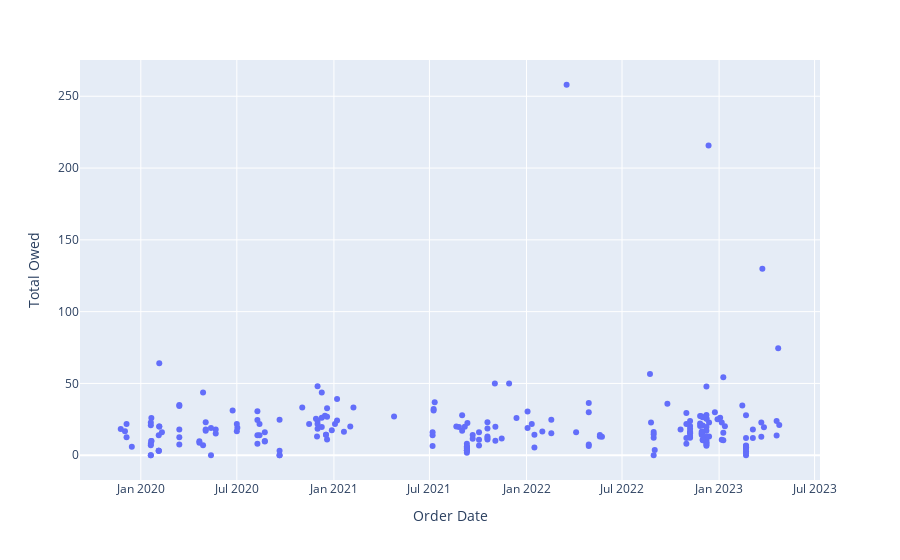

Notebook code for this chart:
### Code cell
scattered = px.scatter(df, 'Order Date', 'Total Owed')
scattered.show()

### Figure 1 — Plotly figure (JSON) as saved in the notebook; plotly's stock layout.template omitted (floating-point values rounded to 4 significant figures; data arrays with more than 128 entries replaced by an {"elided": "..."} marker saying what was removed)
{"data": [{"hovertemplate": "Order Date=%{x}<br>Total Owed=%{y}<extra></extra>", "legendgroup": "", "marker": {"color": "#636efa", "symbol": "circle"}, "mode": "markers", "name": "", "orientation": "v", "showlegend": false, "type": "scatter", "x": {"elided": "215 str values"}, "xaxis": "x", "y": {"elided": "215 float values"}, "yaxis": "y"}], "layout": {"legend": {"tracegroupgap": 0}, "margin": {"t": 60}, "xaxis": {"anchor": "y", "domain": [0, 1], "title": {"text": "Order Date"}}, "yaxis": {"anchor": "x", "domain": [0, 1], "title": {"text": "Total Owed"}}}}
